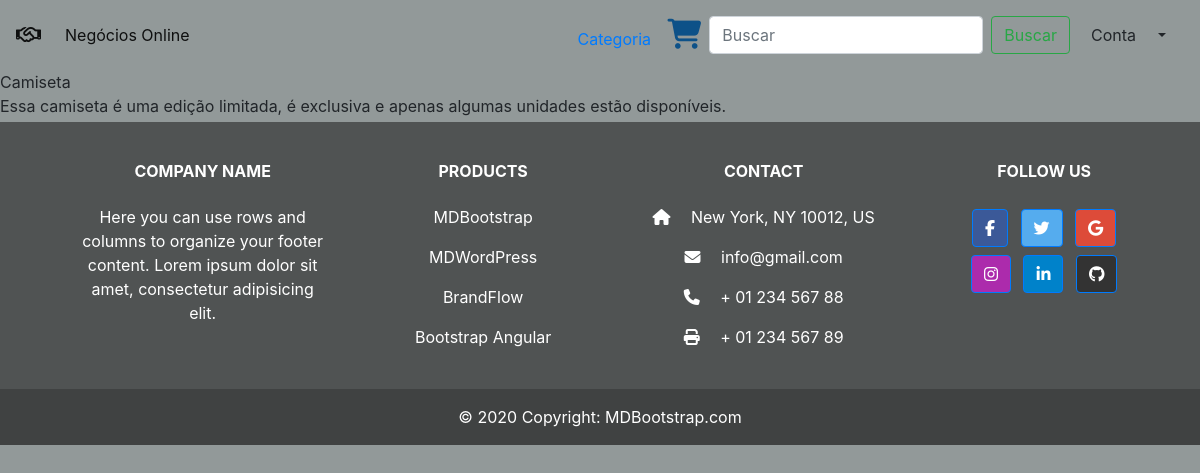
The page /produtos/1/ on the database its author committed.
### produtos/models.py (models this page shows, shortened)
class Produto(models.Model):
    titulo = models.CharField(max_length=255)
    descricao = models.TextField()
    preco = models.DecimalField(max_digits=20, decimal_places=2, default=0.00)
    class Meta:
        verbose_name = 'Produto'
        verbose_name_plural = "Produtos"

### produtos/views.py (the view)
# urls.py: path('<int:pk>/', views.ProdutoDetailView.as_view(), name='detail'),
class ProdutoDetailView(DetailView):
	model = Produto
	template_name = 'produtos/detalhes.html'
	context_object_name = 'produto'

### produtos/templates/produtos/detalhes.html
{%extends 'base.html'%}
{% block content %}
{{ produto.titulo }} <br/>
{{ produto.descricao }} <br/>
{% endblock content %}

### templates/static/styles.css (style rules this page uses)
body { background-color: rgb(146, 153, 153); }

### rows shown on the page
Produto: titulo "Camiseta", descricao "Essa camiseta é uma edição limitada, é exclusiva e apenas algumas unidades estão disponíveis."
